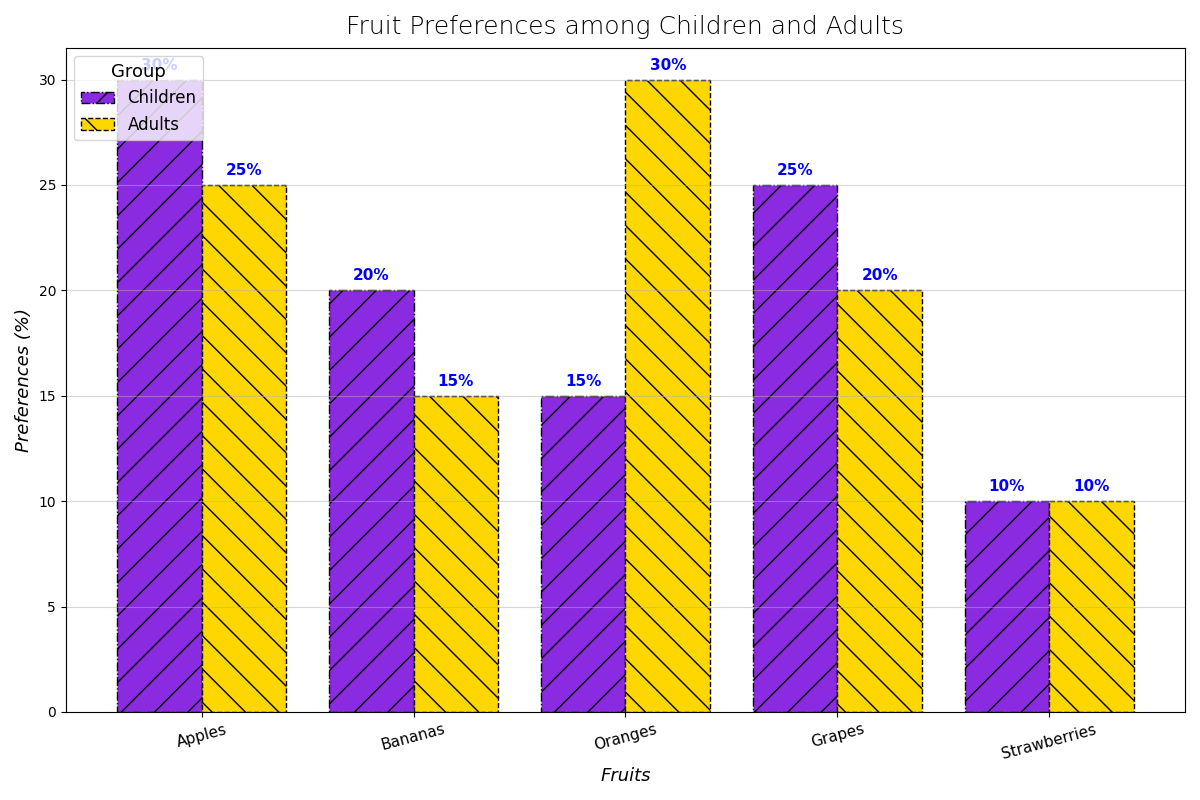

The script that drew this image:
import matplotlib.pyplot as plt
import numpy as np

# Data
fruits = ['Apples', 'Bananas', 'Oranges', 'Grapes', 'Strawberries']
children_preferences = [30, 20, 15, 25, 10]
adults_preferences = [25, 15, 30, 20, 10]

fig, ax = plt.subplots(figsize=(12, 8))

bar_width = 0.4
indices = np.arange(len(fruits))
children_index = indices - bar_width/2
adults_index = indices + bar_width/2

bars_children = ax.bar(children_index, children_preferences, width=bar_width, label='Children', color='#8A2BE2', edgecolor='black', linestyle='-.', hatch='/')
bars_adults = ax.bar(adults_index, adults_preferences, width=bar_width, label='Adults', color='#FFD700', edgecolor='black', linestyle='--', hatch='\\')

ax.set_title("Fruit Preferences among Children and Adults", fontsize=18, fontweight='light', pad=10)
ax.set_xlabel("Fruits", fontsize=13, fontstyle='italic')
ax.set_ylabel("Preferences (%)", fontsize=13, fontstyle='italic')

ax.set_xticks(indices)
ax.set_xticklabels(fruits, fontsize=11, rotation=15)

for bars in (bars_children, bars_adults):
    for bar in bars:
        height = bar.get_height()
        ax.annotate(f'{height}%', xy=(bar.get_x() + bar.get_width() / 2, height),
                    xytext=(0, 5), textcoords="offset points",
                    ha='center', va='bottom', fontsize=11, fontweight='bold', color='blue')

ax.legend(title='Group', fontsize=12, title_fontsize='13', loc='upper left')

ax.yaxis.grid(True, linestyle='-', alpha=0.5)

plt.tight_layout()

plt.show()
